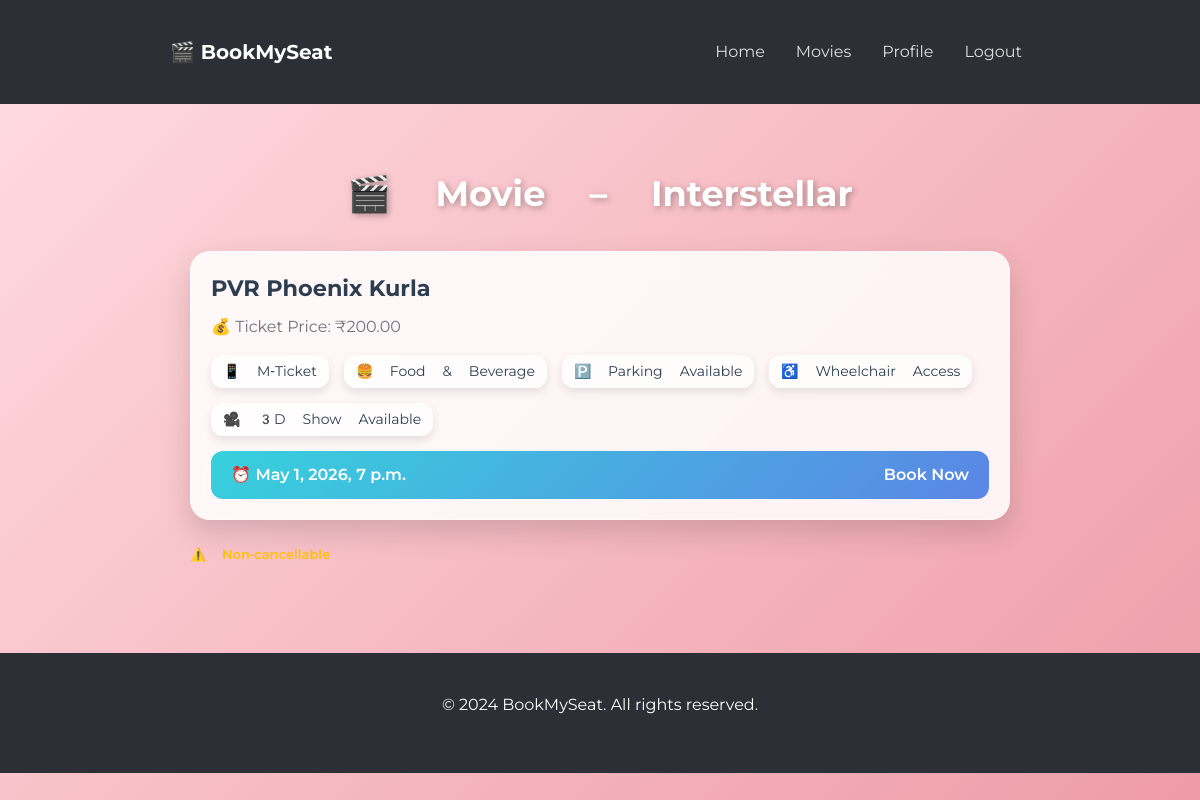
The page /movies/1/theaters/ (signed in) on the database its author committed.
### movies/models.py (models this page shows, shortened)
class Movie(models.Model):
    name = models.CharField(max_length=255)
    genre = models.CharField(max_length=100, default="Unknown")
    language = models.CharField(max_length=100, default="Unknown")
    trailer_url = models.URLField(blank=True, null=True)
    image = models.ImageField(upload_to="movies/")
    rating = models.DecimalField(max_digits=3, decimal_places=1)
    cast = models.TextField()
    description = models.TextField(blank=True, null=True)

class Theater(models.Model):
    name = models.CharField(max_length=255)
    movie = models.ForeignKey(Movie, on_delete=models.CASCADE, related_name='theaters')
    time = models.DateTimeField()
    ticket_price = models.DecimalField(max_digits=6, decimal_places=2, default=200.00)

### movies/views.py (the view)
# urls.py: path('<int:movie_id>/theaters/', views.theater_list, name='theater_list'),
def theater_list(request, movie_id):
    movie = get_object_or_404(Movie, id=movie_id)
    theaters = Theater.objects.filter(movie=movie)
    return render(request, 'movies/theater_list.html', {
        'movie': movie,
        'theaters': theaters
    })

### bookmyseat/bookmyseat/templates/movies/theater_list.html (shortened to what this page needs)
{% extends "users/basic.html" %}
{% block content %}
<div class="container">
  <div class="movie-title">🎬 Movie – {{ movie.name }}</div>
  {% if theaters %}
    {% for theater in theaters %}
      <div class="theatre-card">
        <div class="theatre-header">{{ theater.name }}</div>
        <p class="text-muted">💰 Ticket Price: ₹{{ theater.ticket_price }}</p>
        <div class="info-icons">
          <span>📱 M‑Ticket</span>
          <span>🍔 Food & Beverage</span>
          <span>🅿️ Parking Available</span>
          <span>♿ Wheelchair Access</span>
          <span>🎥 3D Show Available</span>
        </div>
        <div class="show-time">
          <span>⏰ {{ theater.time }}</span>
          <a href="{% url 'book_seats' theater.id %}">Book Now</a>
        </div>
      </div>
    {% endfor %}
  {% else %}
    <div class="no-theaters mt-4 text-center">
      <p class="lead">😔 Sorry, no theaters are available for this movie at the moment.</p>
    </div>
  {% endif %}
  <div class="non-cancellable mt-4">
    ⚠️ Non‑cancellable
  </div>
</div>
<link rel="stylesheet" href="https://cdnjs.cloudflare.com/ajax/libs/font-awesome/6.0.0-beta3/css/all.min.css">
{% endblock %}

### bookmyseat/bookmyseat/templates/users/basic.html (style rules this page uses)
body { font-family: "Poppins", sans-serif; background: linear-gradient(to right, #f8cdda, #f7a1b5); min-height: 100vh; }

### bookmyseat/bookmyseat/templates/movies/theater_list.html (style rules this page uses)
body { font-family: 'Montserrat', 'Noto Color Emoji', sans-serif; background: linear-gradient(135deg, #ffdde1, #ee9ca7); color: #2c3e50; margin: 0; padding: 0; }
.container { padding: 20px; max-width: 900px; margin: 0 auto; }
.movie-title { font-size: 2.2rem; font-weight: 700; text-align: center; margin-bottom: 30px; color: #fff; text-shadow: 2px 2px 6px rgba(0,0,0,0.3); font-family: 'Noto Color Emoji', 'Montserrat', sans-serif; }
.theatre-card { background: rgba(255, 255, 255, 0.85); backdrop-filter: blur(12px); border-radius: 20px; border: 1px solid rgba(255,255,255,0.3); box-shadow: 0 12px 30px rgba(0,0,0,0.15); margin-bottom: 25px; padding: 20px; transition: transform 0.3s ease, box-shadow 0.3s ease; }
.theatre-header { font-size: 1.4rem; font-weight: 700; margin-bottom: 10px; color: #2c3e50; }
.info-icons { display: flex; flex-wrap: wrap; gap: 15px; font-size: 14px; margin-bottom: 15px; font-family: 'Noto Color Emoji', 'Montserrat', sans-serif; }
.info-icons span { background: rgba(255,255,255,0.7); padding: 6px 12px; border-radius: 12px; box-shadow: 0 4px 10px rgba(0,0,0,0.1); transition: transform 0.3s ease; }
.show-time { display: flex; justify-content: space-between; align-items: center; background: linear-gradient(135deg,#36D1DC,#5B86E5); padding: 12px 20px; border-radius: 12px; font-weight: 600; color: #fff; transition: all 0.3s ease; }
.show-time a { text-decoration: none; font-weight: 600; color: #fff; margin-left: 20px; transition: color 0.3s ease; }
.non-cancellable { color: #ffc107; font-size: 13px; margin-top: 20px; display: flex; align-items: center; font-weight: 600; font-family: 'Noto Color Emoji', 'Montserrat', sans-serif; }

### rows shown on the page
Movie: name "Interstellar"
Theater: name "PVR Phoenix Kurla", ticket_price "200.00", time "May 1, 2026, 7 p.m."
